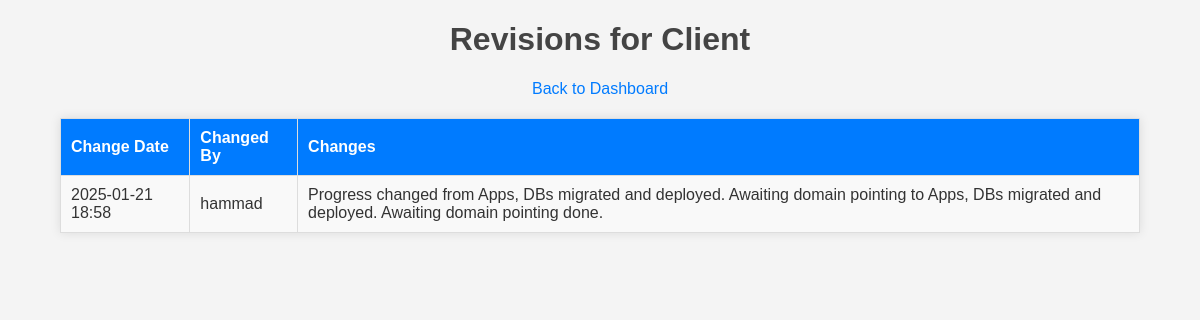
The page /revisions/1 (signed in) on the database its author committed.
### app.py (models this page shows)
class Revision(db.Model):
    id = db.Column(db.Integer, primary_key=True)
    client_id = db.Column(db.Integer, db.ForeignKey('client.id'), nullable=False)
    changed_by = db.Column(db.Integer, db.ForeignKey('user.id'), nullable=False)
    change_date = db.Column(db.DateTime, default=lambda: datetime.now(pst))
    changes = db.Column(db.Text, nullable=False)

class User(db.Model):
    id = db.Column(db.Integer, primary_key=True)
    username = db.Column(db.String(80), unique=True, nullable=False)
    password = db.Column(db.String(200), nullable=False)

### app.py (the view)
@app.route('/revisions/<int:client_id>')
def revisions(client_id):
    if 'user_id' not in session:
        return redirect(url_for('login'))
    revisions = Revision.query.filter_by(client_id=client_id).all()
    return render_template('revisions.html', revisions=revisions, User=User)

### templates/revisions.html (shortened to what this page needs)
<!DOCTYPE html>
<html lang="en">
<head>
    <link rel="stylesheet" href="/static/css/style.css">
</head>
<body>
    <h1>Revisions for Client</h1>
    <a href="/" style="display: block; text-align: center; margin-bottom: 20px;">Back to Dashboard</a>
    <table>
        <tr>
            <th>Change Date</th>
            <th>Changed By</th>
            <th>Changes</th>
        </tr>
        {% for revision in revisions %}
        <tr>
            <td>{{ revision.change_date.strftime('%Y-%m-%d %H:%M') }}</td>
            <td>{{ User.query.get(revision.changed_by).username }}</td>
            <td>{{ revision.changes }}</td>
        </tr>
        {% endfor %}
    </table>
</body>
</html>

### static/css/style.css (style rules this page uses)
body { font-family: Arial, sans-serif; margin: 0; padding: 0; background-color: #f4f4f4; color: #333; }
h1 { text-align: center; color: #444; }
a { color: #007bff; text-decoration: none; }
table { width: 90%; margin: 20px auto; border-collapse: collapse; box-shadow: 0 0 10px rgba(0, 0, 0, 0.1); }
th, td { border: 1px solid #ddd; padding: 10px; text-align: left; }
th { background-color: #007bff; color: #fff; }
tr:nth-child(even) { background-color: #f9f9f9; }

### rows shown on the page
Revision: change_date "2025-01-21 18:58", query.get "hammad", changes "Progress changed from Apps, DBs migrated and deployed. Awaiting domain pointing to Apps, DBs migrated and deployed. Awaiting domain pointing done."
